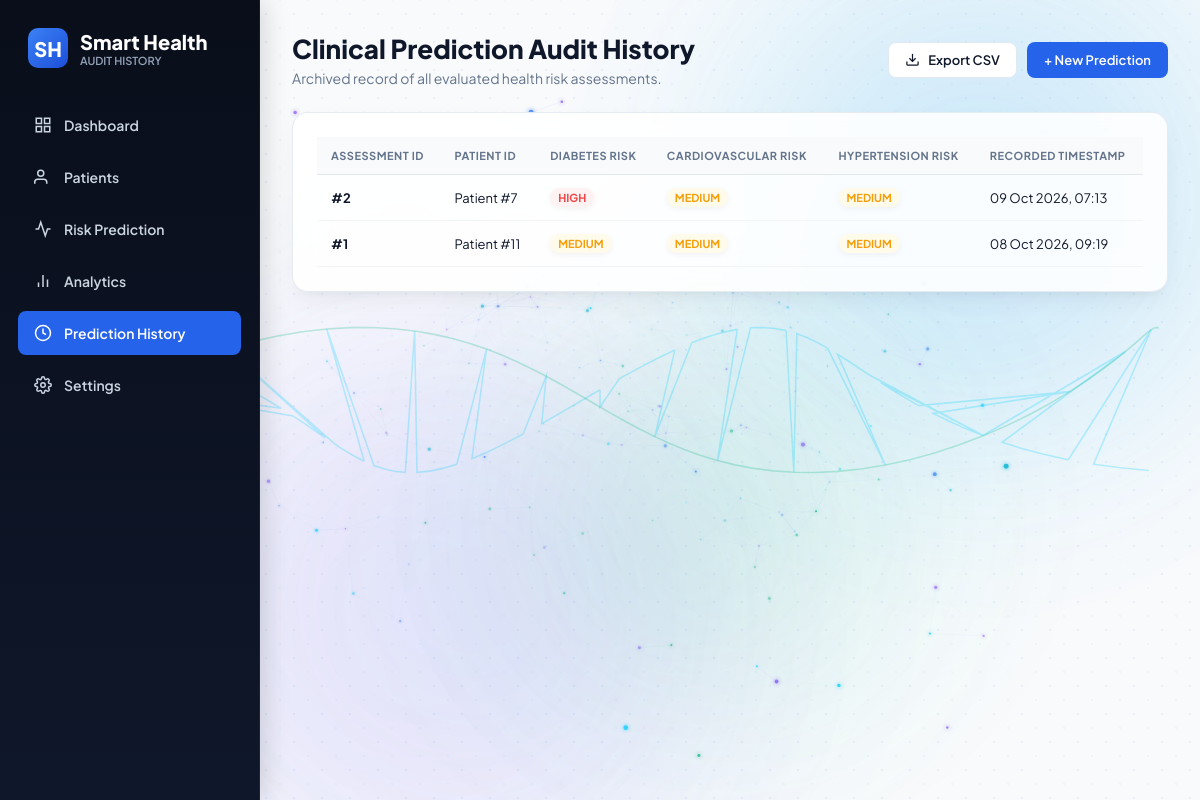
The app's page /history with its own data.
### app.py (models this page shows)
class Prediction(db.Model):
    id = db.Column(db.Integer, primary_key=True)
    patient_id = db.Column(db.Integer, db.ForeignKey("patient.id"), nullable=False)
    diabetes_risk = db.Column(db.String(20))
    heart_risk = db.Column(db.String(20))
    hypertension_risk = db.Column(db.String(20))
    diabetes_probability = db.Column(db.Float)
    heart_probability = db.Column(db.Float)
    hypertension_probability = db.Column(db.Float)
    created_at = db.Column(db.DateTime, default=datetime.utcnow)

### app.py (the view)
@app.route("/history")
def history():
    predictions = Prediction.query.order_by(Prediction.id.desc()).all()
    patients = {p.id: p for p in Patient.query.all()}
    return render_template(
        "history.html",
        predictions=predictions,
        patients=patients
    )

### templates/history.html (shortened to what this page needs)
<!DOCTYPE html>
<html lang="en">
<head>
    <link rel="stylesheet" href="/static/css/style.css">
</head>
<body>
    <div class="ambient-glow-wrapper">
        <div class="ambient-orb orb-2"></div>
        <div class="ambient-orb orb-3"></div>
    </div>
    <aside class="sidebar">
        <div class="logo">
            <div class="logo-icon">SH</div>
            <div>
                Smart Health
                <span class="logo-sub">Audit History</span>
            </div>
        </div>
        <nav>
            <a href="/">
                <svg viewBox="0 0 24 24" fill="none" stroke="currentColor" stroke-width="2">
                    <rect x="3" y="3" width="7" height="7"></rect>
                    <rect x="14" y="3" width="7" height="7"></rect>
                    <rect x="14" y="14" width="7" height="7"></rect>
                    <rect x="3" y="14" width="7" height="7"></rect>
                </svg>
                Dashboard
            </a>
            <a href="/patients">
                <svg viewBox="0 0 24 24" fill="none" stroke="currentColor" stroke-width="2">
                    <path d="M17 21v-2a4 4 0 0 0-4-4H5a4 4 0 0 0-4 4v2"></path>
                    <circle cx="9" cy="7" r="4"></circle>
                </svg>
                Patients
            </a>
            <a href="/prediction">
                <svg viewBox="0 0 24 24" fill="none" stroke="currentColor" stroke-width="2">
                    <path d="M22 12h-4l-3 9L9 3l-3 9H2"></path>
                </svg>
                Risk Prediction
            </a>
            <a href="/analytics">
                <svg viewBox="0 0 24 24" fill="none" stroke="currentColor" stroke-width="2">
                    <line x1="18" y1="20" x2="18" y2="10"></line>
                    <line x1="12" y1="20" x2="12" y2="4"></line>
                    <line x1="6" y1="20" x2="6" y2="14"></line>
                </svg>
                Analytics
            </a>
            <a href="/history" class="active">
                <svg viewBox="0 0 24 24" fill="none" stroke="currentColor" stroke-width="2">
                    <circle cx="12" cy="12" r="10"></circle>
                    <polyline points="12 6 12 12 16 14"></polyline>
                </svg>
                Prediction History
            </a>
            <a href="/settings">
                Settings
            </a>
        </nav>
    </aside>
    <main class="main-content">
        <header class="topbar">
            <div>
                <h1>Clinical Prediction Audit History</h1>
                <p>Archived record of all evaluated health risk assessments.</p>
            </div>
            <div class="actions">
                <a href="/export/predictions" class="btn btn-outline">
                    <svg width="15" height="15" viewBox="0 0 24 24" fill="none" stroke="currentColor" stroke-width="2">
                        <path d="M21 15v4a2 2 0 0 1-2 2H5a2 2 0 0 1-2-2v-4"></path>
                        <polyline points="7 10 12 15 17 10"></polyline>
                        <line x1="12" y1="15" x2="12" y2="3"></line>
                    </svg>
                    Export CSV
                </a>
                <a href="/prediction" class="btn btn-primary">
                    + New Prediction
                </a>
            </div>
        </header>
        <div class="card">
            {% if predictions %}
            <div class="table-responsive">
                <table>
                    <thead>
                        <tr>
                            <th>Assessment ID</th>
                            <th>Patient ID</th>
                            <th>Diabetes Risk</th>
                            <th>Cardiovascular Risk</th>
                            <th>Hypertension Risk</th>
                            <th>Recorded Timestamp</th>
                        </tr>
                    </thead>
                    <tbody>
                        {% for pred in predictions %}
                        <tr>
                            <td><strong>#{{ pred.id }}</strong></td>
                            <td>Patient #{{ pred.patient_id }}</td>
                            <td>
                                <span class="badge {% if pred.diabetes_risk == 'High' %}badge-high{% elif pred.diabetes_risk == 'Medium' %}badge-medium{% else %}badge-low{% endif %}">
                                    {{ pred.diabetes_risk }}
                                </span>
                            </td>
                            <td>
                                <span class="badge {% if pred.heart_risk == 'High' %}badge-high{% elif pred.heart_risk == 'Medium' %}badge-medium{% else %}badge-low{% endif %}">
                                    {{ pred.heart_risk }}
                                </span>
                            </td>
                            <td>
                                <span class="badge {% if pred.hypertension_risk == 'High' %}badge-high{% elif pred.hypertension_risk == 'Medium' %}badge-medium{% else %}badge-low{% endif %}">
                                    {{ pred.hypertension_risk }}
                                </span>
                            </td>
                            <td>
                                {% if pred.created_at %}
                                    {{ pred.created_at.strftime('%d %b %Y, %H:%M') }}
                                {% else %}
                                    -
                                {% endif %}
                            </td>
                        </tr>
                        {% endfor %}
                    </tbody>
                </table>
            </div>
            {% else %}
            <div style="text-align:center; padding:40px; color:var(--text-muted);">
                <p>No historical predictions recorded.</p>
                <a href="/prediction" class="btn btn-primary" style="margin-top:12px;">Start First Prediction</a>
            </div>
            {% endif %}
        </div>
    </main>
</body>
</html>

### static/css/style.css (style rules this page uses)
:root { --primary: #2563eb; --primary-dark: #1d4ed8; --primary-light: #eff6ff; --primary-glow: rgba(37, 99, 235, 0.25); --cyan-glow: rgba(6, 182, 212, 0.2); --emerald-glow: rgba(16, 185, 129, 0.2); --sidebar-bg: linear-gradient(180deg, #090e1a 0%, #0f172a 100%); --bg-base: #f1f5f9; --text-main: #0f172a; --text-muted: #64748b; --text-light: #94a3b8; --card-bg: rgba(255, 255, 255, 0.88); --card-border: rgba(226, 232, 240, 0.8); --card-border-glow: rgba(37, 99, 235, 0.3); --shadow-sm: 0 2px 8px rgba(15, 23, 42, 0.04); --shadow-md: 0 10px 25px -5px rgba(15, 23, 42, 0.07), 0 8px 10px -6px rgba(15, 23, 42, 0.04); --shadow-lg: 0 20px 35px -8px rgba(15, 23, 42, 0.12), 0 0 2px rgba(37, 99, 235, 0.15); --radius-sm: 8px; --radius-md: 12px; --radius-lg: 16px; --radius-xl: 20px; --radius-pill: 9999px; }
* { margin: 0; padding: 0; box-sizing: border-box; }
body { font-family: 'Plus Jakarta Sans', -apple-system, BlinkMacSystemFont, 'Segoe UI', Roboto, sans-serif; background-color: #f8fafc; background-image: radial-gradient(rgba(37, 99, 235, 0.07) 1.5px, transparent 1.5px), radial-gradient(rgba(6, 182, 212, 0.05) 1.5px, #f8fafc 1.5px); background-size: 28px 28px; background-position: 0 0, 14px 14px; color: var(--text-main); min-height: 100vh; display: flex; position: relative; overflow-x: hidden; }
.ambient-glow-wrapper { position: fixed; inset: 0; pointer-events: none; z-index: 0; overflow: hidden; }
.ambient-orb { position: absolute; border-radius: 50%; filter: blur(100px); opacity: 0.5; animation: floatGlow 18s ease-in-out infinite alternate; }
.orb-2 { width: 600px; height: 600px; background: radial-gradient(circle, rgba(99, 102, 241, 0.18), rgba(168, 85, 247, 0.12)); bottom: -150px; left: 150px; animation-delay: -6s; }
.orb-3 { width: 450px; height: 450px; background: radial-gradient(circle, rgba(16, 185, 129, 0.15), rgba(6, 182, 212, 0.1)); top: 40%; right: 25%; animation-delay: -12s; }
.card, .panel-card, .table-card, .risk-card, .stat-card, .intel-card, .vital-box { background: var(--card-bg) !important; backdrop-filter: blur(18px) !important; -webkit-backdrop-filter: blur(18px) !important; border: 1px solid var(--card-border) !important; border-radius: var(--radius-lg); box-shadow: var(--shadow-md) !important; position: relative; z-index: 1; transition: transform 0.2s cubic-bezier(0.4, 0, 0.2, 1), box-shadow 0.2s cubic-bezier(0.4, 0, 0.2, 1), border-color 0.2s; }
.sidebar { width: 260px; background: var(--sidebar-bg); color: white; padding: 28px 18px; position: fixed; height: 100vh; overflow-y: auto; z-index: 100; box-shadow: 4px 0 25px rgba(0, 0, 0, 0.15); border-right: 1px solid rgba(255, 255, 255, 0.06); }
.main-content { margin-left: 260px; flex: 1; padding: 32px; position: relative; z-index: 1; }
.badge, .panel-badge, .risk-level-badge, .tag-badge { box-shadow: 0 2px 6px rgba(0, 0, 0, 0.05); }

### records on screen
Prediction: id "2", patient_id "7", diabetes_risk "HIGH", heart_risk "MEDIUM", hypertension_risk "MEDIUM", created_at "09 Oct 2026, 07:13"
Prediction: id "1", patient_id "11", diabetes_risk "MEDIUM", heart_risk "MEDIUM", hypertension_risk "MEDIUM", created_at "08 Oct 2026, 09:19"
